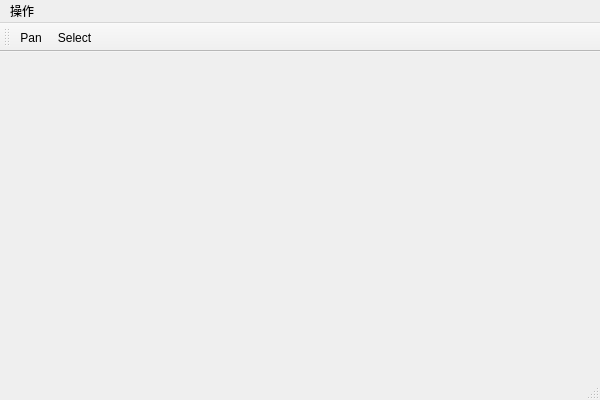
<?xml version="1.0" encoding="UTF-8"?>
<ui version="4.0">
 <class>tt4Class</class>
 <widget class="QMainWindow" name="tt4Class">
  <property name="geometry">
   <rect>
    <x>0</x>
    <y>0</y>
    <width>600</width>
    <height>400</height>
   </rect>
  </property>
  <property name="windowTitle">
   <string>tt4</string>
  </property>
  <widget class="Qt_default_widget" name="centralWidget"/>
  <widget class="QMenuBar" name="menuBar">
   <property name="geometry">
    <rect>
     <x>0</x>
     <y>0</y>
     <width>600</width>
     <height>23</height>
    </rect>
   </property>
   <widget class="QMenu" name="menu">
    <property name="title">
     <string>操作</string>
    </property>
    <addaction name="actionPan"/>
    <addaction name="actionSelect"/>
    <addaction name="actionZoomOut"/>
   </widget>
   <addaction name="menu"/>
  </widget>
  <widget class="QStatusBar" name="statusBar"/>
  <widget class="QToolBar" name="mainToolBar">
   <attribute name="toolBarArea">
    <enum>TopToolBarArea</enum>
   </attribute>
   <attribute name="toolBarBreak">
    <bool>false</bool>
   </attribute>
   <addaction name="actionPan"/>
   <addaction name="actionSelect"/>
  </widget>
  <action name="actionPan">
   <property name="text">
    <string>Pan</string>
   </property>
  </action>
  <action name="actionSelect">
   <property name="text">
    <string>Select</string>
   </property>
  </action>
  <action name="actionZoomOut">
   <property name="text">
    <string>ZoomOut</string>
   </property>
  </action>
 </widget>
 <layoutdefault spacing="6" margin="11"/>
 <customwidgets>
  <customwidget>
   <class>Qt_default_widget</class>
   <extends>QWidget</extends>
   <header>..\..\control\layerwidget\qt_default_widget.h</header>
  </customwidget>
 </customwidgets>
 <resources>
  <include location="tt4.qrc"/>
 </resources>
 <connections/>
</ui>
